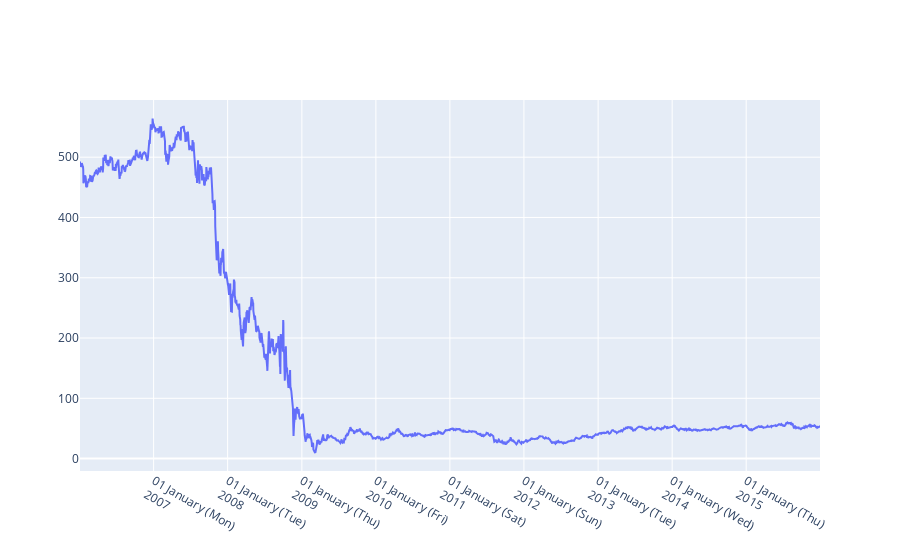

This figure's notebook cell:
### Code cell
fig = go.Figure(go.Scatter(
    x=list(bank_stocks.reset_index()['Date']), 
    y=list(bank_stocks['C']['Close']),
)) 
fig.update_layout(
    xaxis_tickformat = '%d %B (%a)<br>%Y'
)

### Figure 1 — Plotly figure (JSON) as saved in the notebook; plotly's stock layout.template omitted (floating-point values rounded to 4 significant figures; data arrays with more than 128 entries replaced by an {"elided": "..."} marker saying what was removed)
{"data": [{"type": "scatter", "x": {"elided": "2517 str values"}, "y": {"elided": "2517 float values"}}], "layout": {"xaxis": {"tickformat": "%d %B (%a)<br>%Y"}}}
